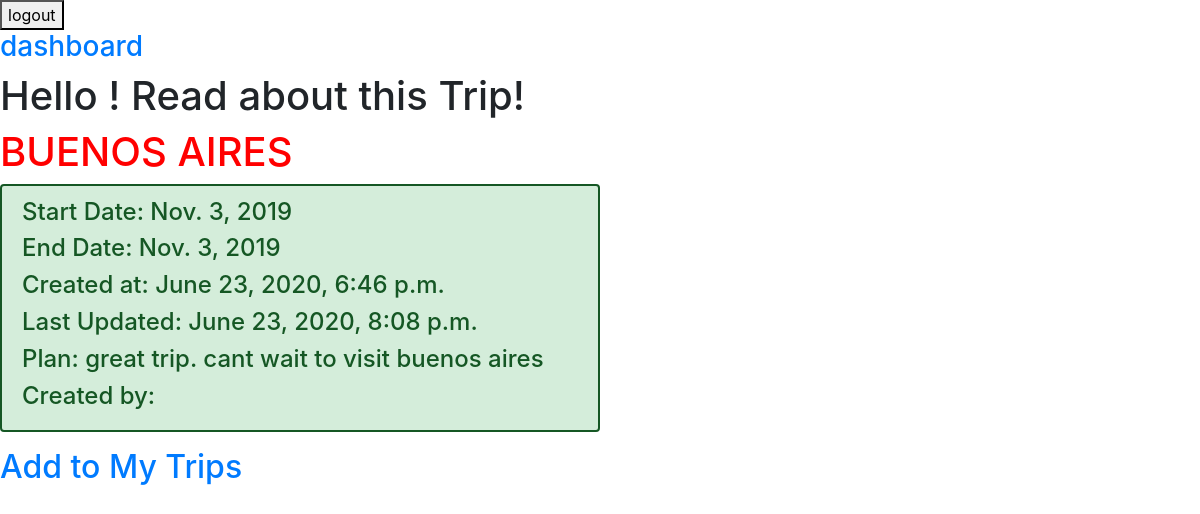
/trip/3, run on the app's committed database.
### main/models.py (models this page shows)
class Trip(models.Model):
    destination = models.CharField(max_length=64)
    start_date = models.DateField()
    end_date = models.DateField()
    plan = models.TextField()
    owner = models.ForeignKey(
        User,
        related_name="trips",
        on_delete=models.CASCADE
    )
    created_at = models.DateTimeField(auto_now_add=True)
    updated_at = models.DateTimeField(auto_now=True)
    objects = TripManager()

### main/views.py (the view)
# urls.py: path('trip/<int:trip_id>', views.view_Trip), #view trip
def view_Trip(request, trip_id):
    context = {
         'this_user_trip' : Trip.objects.get(id=trip_id)
    }
    return render(request, "view-trip.html", context)

### main/templates/view-trip.html (shortened to what this page needs)
<!doctype html>
<html lang="en">
  <head>
    <link rel="stylesheet" href="https://stackpath.bootstrapcdn.com/bootstrap/4.3.1/css/bootstrap.min.css">
</head>
  <body>
    <form action="/logout" method="POST">
    <button>logout</button>
    </form>
    <h3><a href="/success">dashboard</a></h3>
    <h1>Hello {{ request.session.userName }}!  Read about this Trip!</h1>
<h1 class="trip_name"> {{ this_user_trip.destination.upper }}</h1>
<div class="rounded alert alert-success" role="alert">
    <h4>Start Date: {{ this_user_trip.start_date }}</h4>
    <h4>End Date: {{ this_user_trip.start_date }}</h4>
    <h4>Created at: {{ this_user_trip.created_at }}</h4>
    <h4>Last Updated: {{ this_user_trip.updated_at }}</h4>
    <h4>Plan: {{ this_user_trip.plan }}</h4>
    <h4>Created by: {{ request.session.userName  }}</h4>
</div>
  <h2><a href="add-to-my-trips">Add to My Trips</a></h2>
  </body>
</html>

### main/templates/view-trip.html (style rules this page uses)
.trip_name { color:red; }
.rounded { border-radius: .25rem!important; border: 2px solid; width: 50%; }

### data on the page
Trip: destination "BUENOS AIRES", start_date "Nov. 3, 2019", created_at "June 23, 2020, 6:46 p.m.", updated_at "June 23, 2020, 8:08 p.m.", plan "great trip. cant wait to visit buenos aires"
